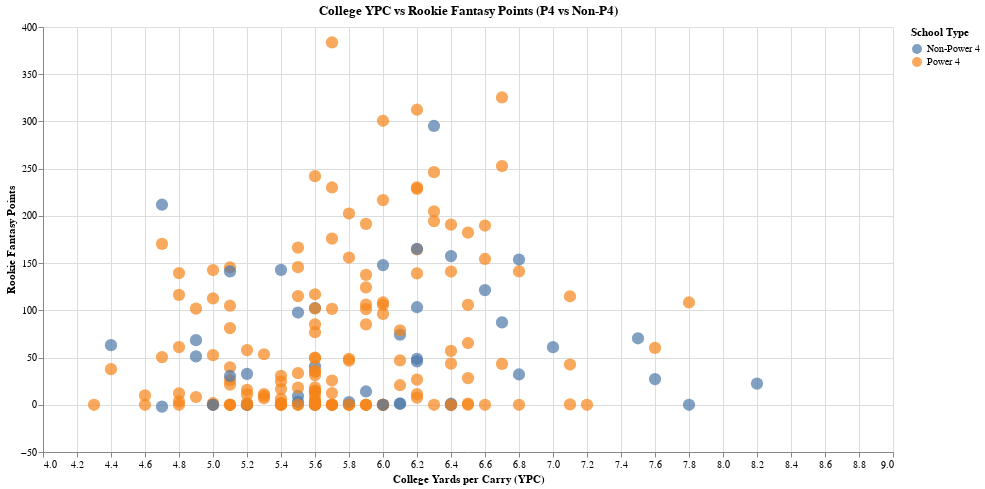

The code cell stored with this chart in its notebook:
### Code cell
# Import the necessary library
import altair as alt

# Plot the Chart
chart = alt.Chart(df_rb).mark_circle(size=150).encode(
    x=alt.X('college_ypc:Q', title='College Yards per Carry (YPC)', scale=alt.Scale(domain=[4.0, 9.0])),
    y=alt.Y('fantasy_points:Q', title='Rookie Fantasy Points'),
    color=alt.Color('p4_status:N', title='School Type'),
    tooltip=[
        alt.Tooltip('pfr_player_name:N', title='PFR Player Name'),
        alt.Tooltip('season:O', title='Season'),
        alt.Tooltip('college:N', title='College'),
        alt.Tooltip('college_carries:Q', title='College Carries'),
        alt.Tooltip('college_tds:Q', title='College TDS'),
        alt.Tooltip('college_yards:Q', title='College YDS'),
        alt.Tooltip('college_ypc:Q', title='College YPC'),
        alt.Tooltip('fantasy_points:Q', title='Fantasy Points'),
        alt.Tooltip('p4_status:N', title='School Type')
    ]
)

# Set the Chart Properties
chart = chart.properties(
    width=850,
    height=425,
    title="College YPC vs Rookie Fantasy Points (P4 vs Non-P4)"
)

chart

### Figure 1 — Vega-Lite specification as saved in the notebook (floating-point values rounded to 4 significant figures; data arrays with more than 128 entries replaced by an {"elided": "..."} marker saying what was removed)
{"config": {"view": {"continuousWidth": 300, "continuousHeight": 300}}, "data": {"name": "data-46bf32774f15d486c3fea20018802362"}, "mark": {"type": "circle", "size": 150}, "encoding": {"color": {"field": "p4_status", "title": "School Type", "type": "nominal"}, "tooltip": [{"field": "pfr_player_name", "title": "PFR Player Name", "type": "nominal"}, {"field": "season", "title": "Season", "type": "ordinal"}, {"field": "college", "title": "College", "type": "nominal"}, {"field": "college_carries", "title": "College Carries", "type": "quantitative"}, {"field": "college_tds", "title": "College TDS", "type": "quantitative"}, {"field": "college_yards", "title": "College YDS", "type": "quantitative"}, {"field": "college_ypc", "title": "College YPC", "type": "quantitative"}, {"field": "fantasy_points", "title": "Fantasy Points", "type": "quantitative"}, {"field": "p4_status", "title": "School Type", "type": "nominal"}], "x": {"field": "college_ypc", "scale": {"domain": [4.0, 9.0]}, "title": "College Yards per Carry (YPC)", "type": "quantitative"}, "y": {"field": "fantasy_points", "title": "Rookie Fantasy Points", "type": "quantitative"}}, "height": 425, "title": "College YPC vs Rookie Fantasy Points (P4 vs Non-P4)", "width": 850, "$schema": "https://vega.github.io/schema/vega-lite/v5.20.1.json", "datasets": {"data-46bf32774f15d486c3fea20018802362": {"elided": "233 records"}}}
